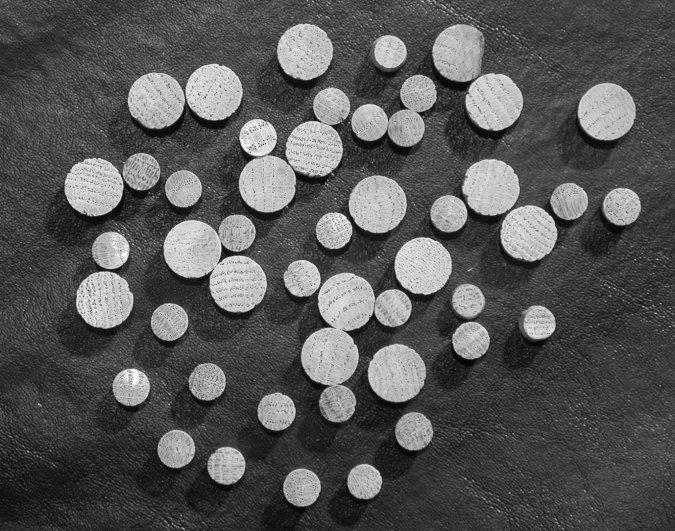
#> input picture cirb.tif, 675 x 531 px
$ python contourDetectio.py
#> lines starting #> are read from the running program, lines starting #| are printed output that depends on the picture; after the words box and inside, x2 and y2 are one past the last pixel; in counts of white or black regions, pixels touching at a corner belong together
# in the name of God
# contour detction

import cv2
import numpy as np


image = cv2.imread('cirb.tif')
#> image is the input picture: shape (531, 675, 3); min 2, max 255, mean 86.7
assert image is not None, 'iamge not found !'

img = cv2.cvtColor(image, cv2.COLOR_BGR2GRAY)

#blur
blur = cv2.GaussianBlur(img, (7,7), 0)
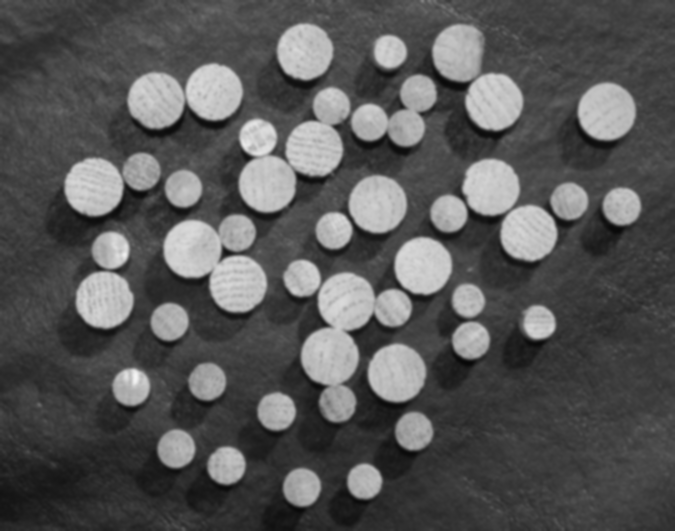
#> blur: shape (531, 675); min 8, max 245, mean 86.7

#threshold
ret, thresh = cv2.threshold(blur, 127, 255, cv2.THRESH_BINARY)
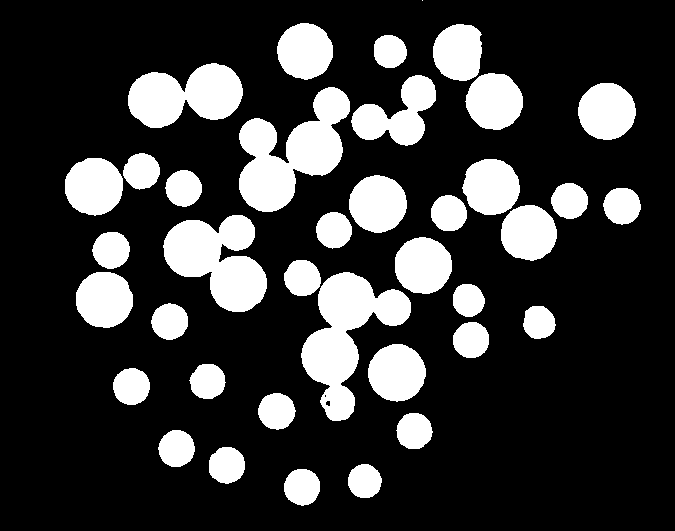
#> thresh: shape (531, 675); 21.7% white; 38 white regions (1 under 20 px), largest, box (x1, y1, x2, y2) and area: (239, 87, 350, 212) 7221, (301, 272, 411, 421) 7187, (163, 215, 267, 312) 6228

kernel = np.ones((9,9), np.uint8)

# my opening
erosion = cv2.erode(thresh, kernel, iterations=2)
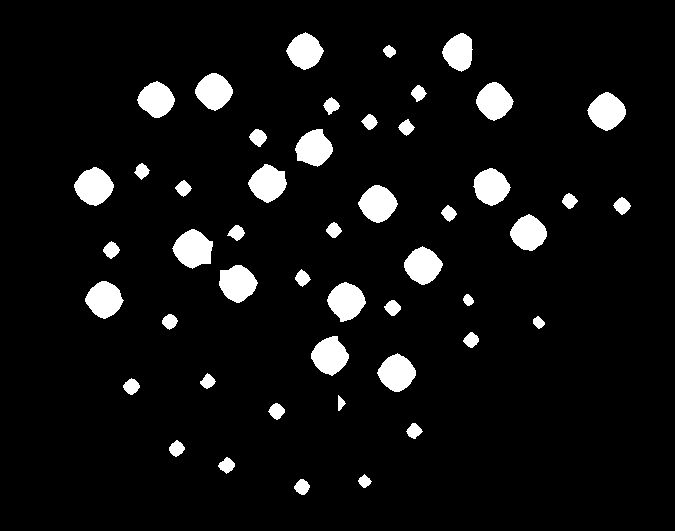
#> erosion: shape (531, 675); 6.6% white; 48 white regions, largest, box (x1, y1, x2, y2) and area: (172, 229, 213, 269) 1124, (74, 167, 114, 206) 1073, (327, 282, 366, 322) 1048
dilation = cv2.dilate(erosion, kernel, iterations=1)
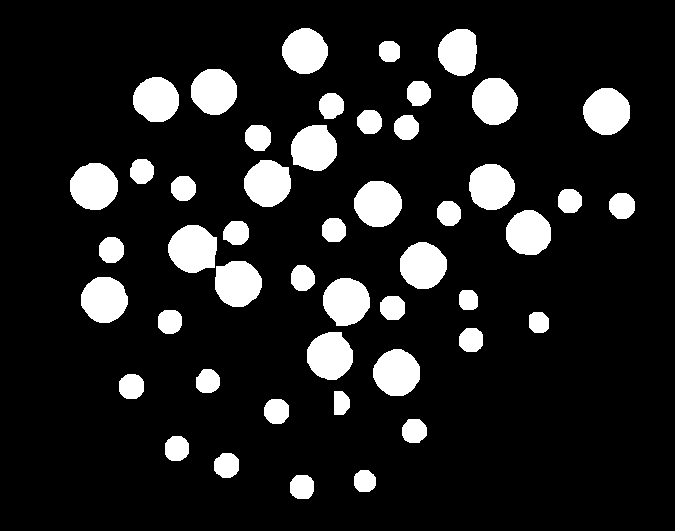
#> dilation: shape (531, 675); 12.8% white; 48 white regions

# opening = cv2.morphologyEx(thresh, cv2.MORPH_OPEN, kernel)
# closing = cv2.morphologyEx(thresh, cv2.MORPH_CLOSE, kernel)

# detection
contours, hierarchy= cv2.findContours(image=dilation, mode=cv2.RETR_TREE, method=cv2.CHAIN_APPROX_NONE)
#> contours = 48 contours; largest, box (x1, y1, x2, y2) and area: (168, 225, 217, 273) 1764, (70, 163, 118, 210) 1702, (323, 278, 370, 326) 1676, (354, 181, 402, 227) 1654, (215, 261, 262, 307) 1652
print(f'contouts:{len(contours)}')
#| contouts:48

imgCopy = img.copy()
#> (the run stopped early here; a loop or call above may not have finished)
